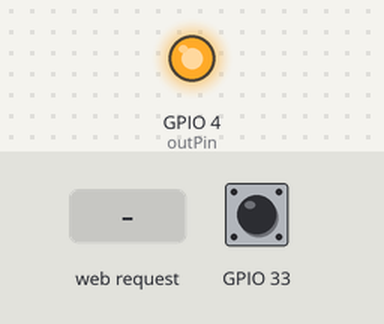
Simulated run of this sketch. Board: ESP32. Shown: output pins drawn as LEDs (lit = HIGH). Dashed ring = blinking. The test bench sets the inputs (shaded band); at power-on: GPIO 33 HIGH. WiFi joins after 1.5 s; servers stay silent unless stated; what the sketch prints to the serial monitor is not drawn.

Above: at 2.7 s.
2.8 s: HTTP request GET /4/on received
At 4.0 s:
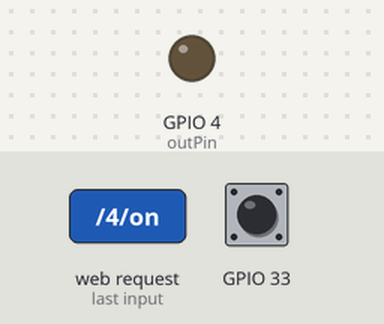
4.3 s: GPIO 33 pulled LOW for 3.2 s
At 4.7 s:
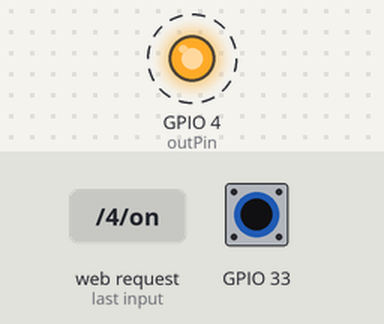
9.0 s: GPIO 33 pulled LOW for 0.15 s
At 9.9 s:
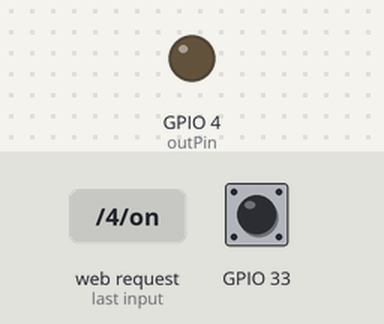
10.6 s: HTTP request GET /4/off received
At 11.3 s:
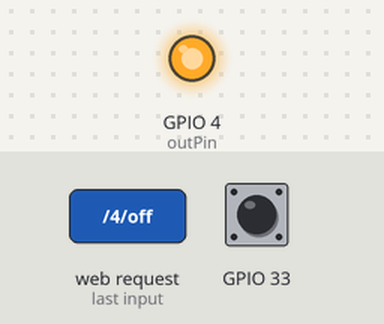
Timing chart, 0 to 13.6 s (numbered marks = the images above; inputs shaded):
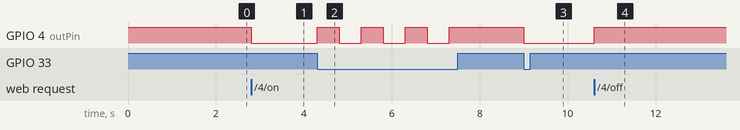

The sketch:

INTERRUPTOR.ino
```cpp
#include <WiFi.h>

// El dispositivo Esp32 se conectará a la red wifi que le indiquemos con la respectiva contraseña

const char* ssid = "SKULL";
const char* password = "SKULL123";

WiFiServer server(80);

String header; //variable para almacenar el encabezado de la solicitud HTTP

int limite = 50;
int lectura; // lectura de la capacitancia de la placa de aluminio

const int outPin = 4; // pin de salida

String outState = "apagado"; //variables auxiliar para almacenar el estado actual de la salida

unsigned long lastTime, timeout = 2000;

void setup() {

  Serial.begin(115200);
  pinMode(outPin, OUTPUT);
  digitalWrite(outPin, HIGH);

  Serial.print("Conectando a ");
  Serial.println(ssid);
  WiFi.begin(ssid, password);

  while (WiFi.status() != WL_CONNECTED) {
    delay(500);
    Serial.print(".");
  }


  Serial.println("");
  Serial.println("Dispositivo conectado.");
  Serial.println("Direccion IP: ");
  Serial.println(WiFi.localIP());
  server.begin();

}

void loop(){

   lectura = touchRead(T8); // pin de entrada sensor tactil


    if(lectura < limite){     //Al tocar la placa, el número de lectura del pin se reducirá dando lugar a que se cumpla la condición, de esta manera se encenderá y apagara la bombilla.
      digitalWrite(outPin, !digitalRead(outPin));   //esto permitirá que la condición se sostenga hasta que vuelva a cambiar la capacitancia,
      delay(500);                                   //de otra manera la bombilla se encenderá al tocar la placa, pero al retirar el dedo, volvería a apagarse la bombilla.
    }


  WiFiClient client = server.available();   //El ESP32 siempre está escuchando a los clientes entrantes
  if (client) {

    lastTime = millis();

    Serial.println("Nuevo cliente.");
    String currentLine = ""; // Cadena para contener los datos entrantes del cliente
    while (client.connected() && millis() - lastTime <= timeout)
    {

      if (client.available()) {
        char c = client.read();
        Serial.write(c);
        header += c;
        // Si recibe salto de linea y la currentLine esta vacia,
        // la peticion http finalizó, se responde:
        if (c == '\n') {

          if (currentLine.length() == 0) {

            // Los encabezados HTTP siempre comienzan con un código de respuesta (por ejemplo, HTTP/1.1 200 OK)
            // y un tipo de contenido para que el cliente sepa lo que viene, luego una línea en blanco:

            client.println("HTTP/1.1 200 OK");
            client.println("Content-type:text/html");
            client.println("Connection: close");
            client.println();


            //si el estado del boton del html indica que la bombilla esta "apagada"
            //la bombilla se apaga


            if(header.indexOf("GET /4/off") >= 0) {
              Serial.println("GPIO 4 apagado");
              outState = "apagado";
              digitalWrite(outPin, HIGH);
            }

            //si el estado del boton del html indica que la bombilla esta "encendida"
            //la bombilla se enciende

            else if(header.indexOf("GET /4/on") >= 0){
              Serial.println("GPIO 4 encendido");
              outState = "encendido";
              digitalWrite(outPin, LOW);
            }


            // Pagina web
            client.println("<!DOCTYPE html><html>");
            client.println("<head><meta name=\"viewport\" content=\"width=device-width, initial-scale=1\">");
            client.println("<link rel=\"icon\" href=\"data:,\">");


            client.println("<style>html { font-family: Helvetica; display: inline-block; margin: 0px auto; text-align: center;}");
            client.println(".button { background-color: #4CAF50; border: none; color: white; padding: 16px 40px;");
            client.println("text-decoration: none; font-size: 30px; margin: 2px; cursor: pointer;}");
            client.println(".buttonOff {background-color: #555555;}</style></head>");


            client.println("<body><h1>Control Remoto</h1>");  // Titulo


            client.println("<p>Dispositivo: " + outState + "</p>"); // Estado del dispositivo

            if (outState=="apagado") {
              client.println("<p><a href=\"/4/on\"><button class=\"button\">Encender</button></a></p>");
            } else {
              client.println("<p><a href=\"/4/off\"><button class=\"button buttonOff\">Apagar</button></a></p>");
            }


            client.println();

            break;
          } else {
            currentLine = "";
          }
        } else if (c != '\r') {
          currentLine += c;
        }
      }
    }

    header = "";
    client.stop();
    Serial.println("Cliente desconectado.");
    Serial.println("");
  }


}
```

Measured:
- after the input at 2.8 s, GPIO 4 (outPin): HIGH → LOW at once
- after the input at 4.3 s, GPIO 4 (outPin): alternates HIGH for 0.50 s and LOW for 0.50 s, 7 changes in all, then stays HIGH, starting at once
- after the input at 9.0 s, GPIO 4 (outPin): HIGH → LOW at once
- after the input at 10.6 s, GPIO 4 (outPin): LOW → HIGH at once
